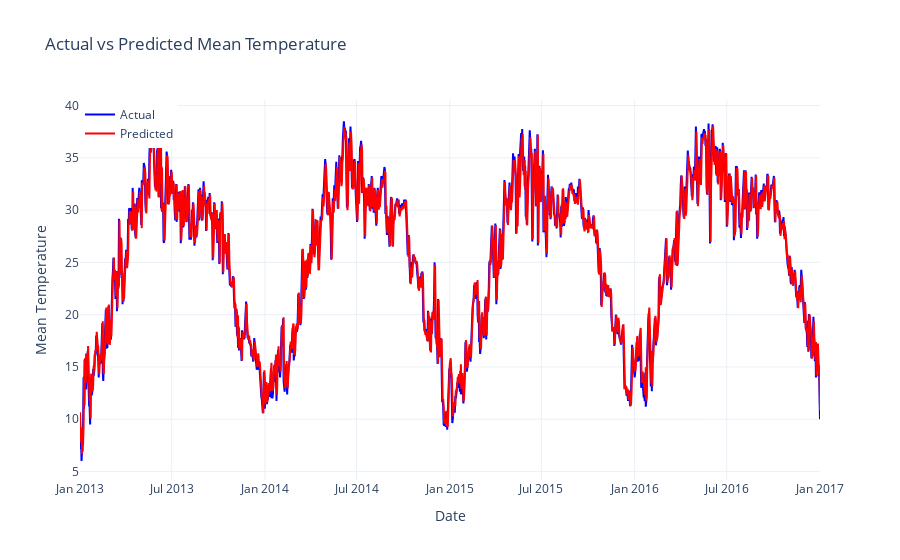

The cell this chart's notebook holds for it:
### Code cell
import plotly.graph_objs as go
from plotly.subplots import make_subplots

# Creating Plotly graph
fig = make_subplots(specs=[[{"secondary_y": False}]])

# Add actual temperature trace
fig.add_trace(
    go.Scatter(x=df_predictions['date'], y=df_predictions['target'], mode='lines', name='Actual', line=dict(color='blue')),
)

# Add predicted temperature trace
fig.add_trace(
    go.Scatter(x=df_predictions['date'], y=df_predictions['predicted_target'], mode='lines', name='Predicted', line=dict(color='red')),
)

# Update layout
fig.update_layout(
    title="Actual vs Predicted Mean Temperature",
    xaxis_title="Date",
    yaxis_title="Mean Temperature",
    legend=dict(x=0, y=1),
    template="plotly_white",
)

# Show the plot
fig.show()

### Figure 1 — Plotly figure (JSON) as saved in the notebook; plotly's stock layout.template omitted (floating-point values rounded to 4 significant figures; data arrays with more than 128 entries replaced by an {"elided": "..."} marker saying what was removed)
{"data": [{"line": {"color": "blue"}, "mode": "lines", "name": "Actual", "type": "scatter", "x": {"elided": "1462 str values"}, "y": {"elided": "1462 float values"}}, {"line": {"color": "red"}, "mode": "lines", "name": "Predicted", "type": "scatter", "x": {"elided": "1462 str values"}, "y": {"elided": "1462 float values"}}], "layout": {"legend": {"x": 0, "y": 1}, "title": {"text": "Actual vs Predicted Mean Temperature"}, "xaxis": {"anchor": "y", "domain": [0, 1], "title": {"text": "Date"}}, "yaxis": {"anchor": "x", "domain": [0, 1], "title": {"text": "Mean Temperature"}}}}
